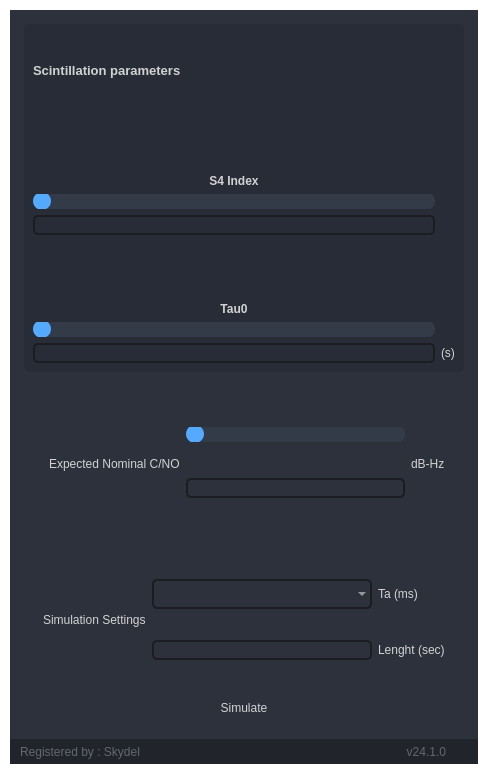
<?xml version="1.0" encoding="UTF-8"?>
<ui version="4.0">
 <author>Wanderson M. Pimenta</author>
 <class>MainWindow</class>
 <widget class="QMainWindow" name="MainWindow">
  <property name="geometry">
   <rect>
    <x>0</x>
    <y>0</y>
    <width>488</width>
    <height>774</height>
   </rect>
  </property>
  <property name="minimumSize">
   <size>
    <width>400</width>
    <height>720</height>
   </size>
  </property>
  <property name="palette">
   <palette>
    <active>
     <colorrole role="WindowText">
      <brush brushstyle="SolidPattern">
       <color alpha="255">
        <red>255</red>
        <green>255</green>
        <blue>255</blue>
       </color>
      </brush>
     </colorrole>
     <colorrole role="Button">
      <brush brushstyle="SolidPattern">
       <color alpha="0">
        <red>0</red>
        <green>0</green>
        <blue>0</blue>
       </color>
      </brush>
     </colorrole>
     <colorrole role="Light">
      <brush brushstyle="SolidPattern">
       <color alpha="255">
        <red>66</red>
        <green>73</green>
        <blue>90</blue>
       </color>
      </brush>
     </colorrole>
     <colorrole role="Midlight">
      <brush brushstyle="SolidPattern">
       <color alpha="255">
        <red>55</red>
        <green>61</green>
        <blue>75</blue>
       </color>
      </brush>
     </colorrole>
     <colorrole role="Dark">
      <brush brushstyle="SolidPattern">
       <color alpha="255">
        <red>22</red>
        <green>24</green>
        <blue>30</blue>
       </color>
      </brush>
     </colorrole>
     <colorrole role="Mid">
      <brush brushstyle="SolidPattern">
       <color alpha="255">
        <red>29</red>
        <green>32</green>
        <blue>40</blue>
       </color>
      </brush>
     </colorrole>
     <colorrole role="Text">
      <brush brushstyle="SolidPattern">
       <color alpha="255">
        <red>210</red>
        <green>210</green>
        <blue>210</blue>
       </color>
      </brush>
     </colorrole>
     <colorrole role="BrightText">
      <brush brushstyle="SolidPattern">
       <color alpha="255">
        <red>255</red>
        <green>255</green>
        <blue>255</blue>
       </color>
      </brush>
     </colorrole>
     <colorrole role="ButtonText">
      <brush brushstyle="SolidPattern">
       <color alpha="255">
        <red>255</red>
        <green>255</green>
        <blue>255</blue>
       </color>
      </brush>
     </colorrole>
     <colorrole role="Base">
      <brush brushstyle="SolidPattern">
       <color alpha="0">
        <red>0</red>
        <green>0</green>
        <blue>0</blue>
       </color>
      </brush>
     </colorrole>
     <colorrole role="Window">
      <brush brushstyle="SolidPattern">
       <color alpha="0">
        <red>0</red>
        <green>0</green>
        <blue>0</blue>
       </color>
      </brush>
     </colorrole>
     <colorrole role="Shadow">
      <brush brushstyle="SolidPattern">
       <color alpha="255">
        <red>0</red>
        <green>0</green>
        <blue>0</blue>
       </color>
      </brush>
     </colorrole>
     <colorrole role="Highlight">
      <brush brushstyle="SolidPattern">
       <color alpha="255">
        <red>85</red>
        <green>170</green>
        <blue>255</blue>
       </color>
      </brush>
     </colorrole>
     <colorrole role="Link">
      <brush brushstyle="SolidPattern">
       <color alpha="255">
        <red>85</red>
        <green>170</green>
        <blue>255</blue>
       </color>
      </brush>
     </colorrole>
     <colorrole role="LinkVisited">
      <brush brushstyle="SolidPattern">
       <color alpha="255">
        <red>255</red>
        <green>0</green>
        <blue>127</blue>
       </color>
      </brush>
     </colorrole>
     <colorrole role="AlternateBase">
      <brush brushstyle="SolidPattern">
       <color alpha="255">
        <red>22</red>
        <green>24</green>
        <blue>30</blue>
       </color>
      </brush>
     </colorrole>
     <colorrole role="ToolTipBase">
      <brush brushstyle="SolidPattern">
       <color alpha="255">
        <red>44</red>
        <green>49</green>
        <blue>60</blue>
       </color>
      </brush>
     </colorrole>
     <colorrole role="ToolTipText">
      <brush brushstyle="SolidPattern">
       <color alpha="255">
        <red>210</red>
        <green>210</green>
        <blue>210</blue>
       </color>
      </brush>
     </colorrole>
    </active>
    <inactive>
     <colorrole role="WindowText">
      <brush brushstyle="SolidPattern">
       <color alpha="255">
        <red>255</red>
        <green>255</green>
        <blue>255</blue>
       </color>
      </brush>
     </colorrole>
     <colorrole role="Button">
      <brush brushstyle="SolidPattern">
       <color alpha="0">
        <red>0</red>
        <green>0</green>
        <blue>0</blue>
       </color>
      </brush>
     </colorrole>
     <colorrole role="Light">
      <brush brushstyle="SolidPattern">
       <color alpha="255">
        <red>66</red>
        <green>73</green>
        <blue>90</blue>
       </color>
      </brush>
     </colorrole>
     <colorrole role="Midlight">
      <brush brushstyle="SolidPattern">
       <color alpha="255">
        <red>55</red>
        <green>61</green>
        <blue>75</blue>
       </color>
      </brush>
     </colorrole>
     <colorrole role="Dark">
      <brush brushstyle="SolidPattern">
       <color alpha="255">
        <red>22</red>
        <green>24</green>
        <blue>30</blue>
       </color>
      </brush>
     </colorrole>
     <colorrole role="Mid">
      <brush brushstyle="SolidPattern">
       <color alpha="255">
        <red>29</red>
        <green>32</green>
        <blue>40</blue>
       </color>
      </brush>
     </colorrole>
     <colorrole role="Text">
      <brush brushstyle="SolidPattern">
       <color alpha="255">
        <red>210</red>
        <green>210</green>
        <blue>210</blue>
       </color>
      </brush>
     </colorrole>
     <colorrole role="BrightText">
      <brush brushstyle="SolidPattern">
       <color alpha="255">
        <red>255</red>
        <green>255</green>
        <blue>255</blue>
       </color>
      </brush>
     </colorrole>
     <colorrole role="ButtonText">
      <brush brushstyle="SolidPattern">
       <color alpha="255">
        <red>255</red>
        <green>255</green>
        <blue>255</blue>
       </color>
      </brush>
     </colorrole>
     <colorrole role="Base">
      <brush brushstyle="SolidPattern">
       <color alpha="0">
        <red>0</red>
        <green>0</green>
        <blue>0</blue>
       </color>
      </brush>
     </colorrole>
     <colorrole role="Window">
      <brush brushstyle="SolidPattern">
       <color alpha="0">
        <red>0</red>
        <green>0</green>
        <blue>0</blue>
       </color>
      </brush>
     </colorrole>
     <colorrole role="Shadow">
      <brush brushstyle="SolidPattern">
       <color alpha="255">
        <red>0</red>
        <green>0</green>
        <blue>0</blue>
       </color>
      </brush>
     </colorrole>
     <colorrole role="Highlight">
      <brush brushstyle="SolidPattern">
       <color alpha="255">
        <red>85</red>
        <green>170</green>
        <blue>255</blue>
       </color>
      </brush>
     </colorrole>
     <colorrole role="Link">
      <brush brushstyle="SolidPattern">
       <color alpha="255">
        <red>85</red>
        <green>170</green>
        <blue>255</blue>
       </color>
      </brush>
     </colorrole>
     <colorrole role="LinkVisited">
      <brush brushstyle="SolidPattern">
       <color alpha="255">
        <red>255</red>
        <green>0</green>
        <blue>127</blue>
       </color>
      </brush>
     </colorrole>
     <colorrole role="AlternateBase">
      <brush brushstyle="SolidPattern">
       <color alpha="255">
        <red>22</red>
        <green>24</green>
        <blue>30</blue>
       </color>
      </brush>
     </colorrole>
     <colorrole role="ToolTipBase">
      <brush brushstyle="SolidPattern">
       <color alpha="255">
        <red>44</red>
        <green>49</green>
        <blue>60</blue>
       </color>
      </brush>
     </colorrole>
     <colorrole role="ToolTipText">
      <brush brushstyle="SolidPattern">
       <color alpha="255">
        <red>210</red>
        <green>210</green>
        <blue>210</blue>
       </color>
      </brush>
     </colorrole>
    </inactive>
    <disabled>
     <colorrole role="WindowText">
      <brush brushstyle="SolidPattern">
       <color alpha="255">
        <red>22</red>
        <green>24</green>
        <blue>30</blue>
       </color>
      </brush>
     </colorrole>
     <colorrole role="Button">
      <brush brushstyle="SolidPattern">
       <color alpha="0">
        <red>0</red>
        <green>0</green>
        <blue>0</blue>
       </color>
      </brush>
     </colorrole>
     <colorrole role="Light">
      <brush brushstyle="SolidPattern">
       <color alpha="255">
        <red>66</red>
        <green>73</green>
        <blue>90</blue>
       </color>
      </brush>
     </colorrole>
     <colorrole role="Midlight">
      <brush brushstyle="SolidPattern">
       <color alpha="255">
        <red>55</red>
        <green>61</green>
        <blue>75</blue>
       </color>
      </brush>
     </colorrole>
     <colorrole role="Dark">
      <brush brushstyle="SolidPattern">
       <color alpha="255">
        <red>22</red>
        <green>24</green>
        <blue>30</blue>
       </color>
      </brush>
     </colorrole>
     <colorrole role="Mid">
      <brush brushstyle="SolidPattern">
       <color alpha="255">
        <red>29</red>
        <green>32</green>
        <blue>40</blue>
       </color>
      </brush>
     </colorrole>
     <colorrole role="Text">
      <brush brushstyle="SolidPattern">
       <color alpha="255">
        <red>22</red>
        <green>24</green>
        <blue>30</blue>
       </color>
      </brush>
     </colorrole>
     <colorrole role="BrightText">
      <brush brushstyle="SolidPattern">
       <color alpha="255">
        <red>255</red>
        <green>255</green>
        <blue>255</blue>
       </color>
      </brush>
     </colorrole>
     <colorrole role="ButtonText">
      <brush brushstyle="SolidPattern">
       <color alpha="255">
        <red>22</red>
        <green>24</green>
        <blue>30</blue>
       </color>
      </brush>
     </colorrole>
     <colorrole role="Base">
      <brush brushstyle="SolidPattern">
       <color alpha="0">
        <red>0</red>
        <green>0</green>
        <blue>0</blue>
       </color>
      </brush>
     </colorrole>
     <colorrole role="Window">
      <brush brushstyle="SolidPattern">
       <color alpha="0">
        <red>0</red>
        <green>0</green>
        <blue>0</blue>
       </color>
      </brush>
     </colorrole>
     <colorrole role="Shadow">
      <brush brushstyle="SolidPattern">
       <color alpha="255">
        <red>0</red>
        <green>0</green>
        <blue>0</blue>
       </color>
      </brush>
     </colorrole>
     <colorrole role="Highlight">
      <brush brushstyle="SolidPattern">
       <color alpha="255">
        <red>51</red>
        <green>153</green>
        <blue>255</blue>
       </color>
      </brush>
     </colorrole>
     <colorrole role="Link">
      <brush brushstyle="SolidPattern">
       <color alpha="255">
        <red>85</red>
        <green>170</green>
        <blue>255</blue>
       </color>
      </brush>
     </colorrole>
     <colorrole role="LinkVisited">
      <brush brushstyle="SolidPattern">
       <color alpha="255">
        <red>255</red>
        <green>0</green>
        <blue>127</blue>
       </color>
      </brush>
     </colorrole>
     <colorrole role="AlternateBase">
      <brush brushstyle="SolidPattern">
       <color alpha="255">
        <red>44</red>
        <green>49</green>
        <blue>60</blue>
       </color>
      </brush>
     </colorrole>
     <colorrole role="ToolTipBase">
      <brush brushstyle="SolidPattern">
       <color alpha="255">
        <red>44</red>
        <green>49</green>
        <blue>60</blue>
       </color>
      </brush>
     </colorrole>
     <colorrole role="ToolTipText">
      <brush brushstyle="SolidPattern">
       <color alpha="255">
        <red>210</red>
        <green>210</green>
        <blue>210</blue>
       </color>
      </brush>
     </colorrole>
    </disabled>
   </palette>
  </property>
  <property name="font">
   <font>
    <family>Segoe UI</family>
    <pointsize>10</pointsize>
   </font>
  </property>
  <property name="windowTitle">
   <string>MainWindow</string>
  </property>
  <property name="styleSheet">
   <string notr="true">QMainWindow {background: transparent; }
QToolTip {
	color: #ffffff;
	background-color: rgba(27, 29, 35, 160);
	border: 1px solid rgb(40, 40, 40);
	border-radius: 2px;
}</string>
  </property>
  <widget class="QWidget" name="centralwidget">
   <property name="styleSheet">
    <string notr="true">background: transparent;
color: rgb(210, 210, 210);</string>
   </property>
   <layout class="QHBoxLayout" name="horizontalLayout">
    <property name="spacing">
     <number>0</number>
    </property>
    <property name="leftMargin">
     <number>10</number>
    </property>
    <property name="topMargin">
     <number>10</number>
    </property>
    <property name="rightMargin">
     <number>10</number>
    </property>
    <property name="bottomMargin">
     <number>10</number>
    </property>
    <item>
     <widget class="QFrame" name="frame_main">
      <property name="styleSheet">
       <string notr="true">/* LINE EDIT */
QLineEdit {
	background-color: rgb(27, 29, 35);
	border-radius: 5px;
	border: 2px solid rgb(27, 29, 35);
	padding-left: 10px;
}
QLineEdit:hover {
	border: 2px solid rgb(64, 71, 88);
}
QLineEdit:focus {
	border: 2px solid rgb(91, 101, 124);
}

/* SCROLL BARS */
QScrollBar:horizontal {
    border: none;
    background: rgb(52, 59, 72);
    height: 14px;
    margin: 0px 21px 0 21px;
	border-radius: 0px;
}
QScrollBar::handle:horizontal {
    background: rgb(85, 170, 255);
    min-width: 25px;
	border-radius: 7px
}
QScrollBar::add-line:horizontal {
    border: none;
    background: rgb(55, 63, 77);
    width: 20px;
	border-top-right-radius: 7px;
    border-bottom-right-radius: 7px;
    subcontrol-position: right;
    subcontrol-origin: margin;
}
QScrollBar::sub-line:horizontal {
    border: none;
    background: rgb(55, 63, 77);
    width: 20px;
	border-top-left-radius: 7px;
    border-bottom-left-radius: 7px;
    subcontrol-position: left;
    subcontrol-origin: margin;
}
QScrollBar::up-arrow:horizontal, QScrollBar::down-arrow:horizontal
{
     background: none;
}
QScrollBar::add-page:horizontal, QScrollBar::sub-page:horizontal
{
     background: none;
}
 QScrollBar:vertical {
	border: none;
    background: rgb(52, 59, 72);
    width: 14px;
    margin: 21px 0 21px 0;
	border-radius: 0px;
 }
 QScrollBar::handle:vertical {	
	background: rgb(85, 170, 255);
    min-height: 25px;
	border-radius: 7px
 }
 QScrollBar::add-line:vertical {
     border: none;
    background: rgb(55, 63, 77);
     height: 20px;
	border-bottom-left-radius: 7px;
    border-bottom-right-radius: 7px;
     subcontrol-position: bottom;
     subcontrol-origin: margin;
 }
 QScrollBar::sub-line:vertical {
	border: none;
    background: rgb(55, 63, 77);
     height: 20px;
	border-top-left-radius: 7px;
    border-top-right-radius: 7px;
     subcontrol-position: top;
     subcontrol-origin: margin;
 }
 QScrollBar::up-arrow:vertical, QScrollBar::down-arrow:vertical {
     background: none;
 }

 QScrollBar::add-page:vertical, QScrollBar::sub-page:vertical {
     background: none;
 }

/* CHECKBOX */
QCheckBox::indicator {
    border: 3px solid rgb(52, 59, 72);
	width: 15px;
	height: 15px;
	border-radius: 10px;
    background: rgb(44, 49, 60);
}
QCheckBox::indicator:hover {
    border: 3px solid rgb(58, 66, 81);
}
QCheckBox::indicator:checked {
    background: 3px solid rgb(52, 59, 72);
	border: 3px solid rgb(52, 59, 72);	
	background-image: url(:/16x16/icons/16x16/cil-check-alt.png);
}

/* RADIO BUTTON */
QRadioButton::indicator {
    border: 3px solid rgb(52, 59, 72);
	width: 15px;
	height: 15px;
	border-radius: 10px;
    background: rgb(44, 49, 60);
}
QRadioButton::indicator:hover {
    border: 3px solid rgb(58, 66, 81);
}
QRadioButton::indicator:checked {
    background: 3px solid rgb(94, 106, 130);
	border: 3px solid rgb(52, 59, 72);	
}

/* COMBOBOX */
QComboBox{
	background-color: rgb(27, 29, 35);
	border-radius: 5px;
	border: 2px solid rgb(27, 29, 35);
	padding: 5px;
	padding-left: 10px;
}
QComboBox:hover{
	border: 2px solid rgb(64, 71, 88);
}
QComboBox::drop-down {
	subcontrol-origin: padding;
	subcontrol-position: top right;
	width: 25px; 
	border-left-width: 3px;
	border-left-color: rgba(39, 44, 54, 150);
	border-left-style: solid;
	border-top-right-radius: 3px;
	border-bottom-right-radius: 3px;	
	background-image: url(:/16x16/icons/16x16/cil-arrow-bottom.png);
	background-position: center;
	background-repeat: no-reperat;
 }
QComboBox QAbstractItemView {
	color: rgb(85, 170, 255);	
	background-color: rgb(27, 29, 35);
	padding: 10px;
	selection-background-color: rgb(39, 44, 54);
}

/* SLIDERS */
QSlider::groove:horizontal {
    border-radius: 9px;
    height: 18px;
	margin: 0px;
	background-color: rgb(52, 59, 72);
}
QSlider::groove:horizontal:hover {
	background-color: rgb(55, 62, 76);
}
QSlider::handle:horizontal {
    background-color: rgb(85, 170, 255);
    border: none;
    height: 18px;
    width: 18px;
    margin: 0px;
	border-radius: 9px;
}
QSlider::handle:horizontal:hover {
    background-color: rgb(105, 180, 255);
}
QSlider::handle:horizontal:pressed {
    background-color: rgb(65, 130, 195);
}

QSlider::groove:vertical {
    border-radius: 9px;
    width: 18px;
    margin: 0px;
	background-color: rgb(52, 59, 72);
}
QSlider::groove:vertical:hover {
	background-color: rgb(55, 62, 76);
}
QSlider::handle:vertical {
    background-color: rgb(85, 170, 255);
	border: none;
    height: 18px;
    width: 18px;
    margin: 0px;
	border-radius: 9px;
}
QSlider::handle:vertical:hover {
    background-color: rgb(105, 180, 255);
}
QSlider::handle:vertical:pressed {
    background-color: rgb(65, 130, 195);
}

</string>
      </property>
      <property name="frameShape">
       <enum>QFrame::NoFrame</enum>
      </property>
      <property name="frameShadow">
       <enum>QFrame::Raised</enum>
      </property>
      <layout class="QVBoxLayout" name="verticalLayout">
       <property name="spacing">
        <number>0</number>
       </property>
       <property name="leftMargin">
        <number>0</number>
       </property>
       <property name="topMargin">
        <number>0</number>
       </property>
       <property name="rightMargin">
        <number>0</number>
       </property>
       <property name="bottomMargin">
        <number>0</number>
       </property>
       <item>
        <widget class="QFrame" name="frame_center">
         <property name="sizePolicy">
          <sizepolicy hsizetype="Expanding" vsizetype="Expanding">
           <horstretch>0</horstretch>
           <verstretch>0</verstretch>
          </sizepolicy>
         </property>
         <property name="styleSheet">
          <string notr="true">background-color: rgb(40, 44, 52);</string>
         </property>
         <property name="frameShape">
          <enum>QFrame::NoFrame</enum>
         </property>
         <property name="frameShadow">
          <enum>QFrame::Raised</enum>
         </property>
         <layout class="QHBoxLayout" name="horizontalLayout_2">
          <property name="spacing">
           <number>0</number>
          </property>
          <property name="leftMargin">
           <number>0</number>
          </property>
          <property name="topMargin">
           <number>0</number>
          </property>
          <property name="rightMargin">
           <number>0</number>
          </property>
          <property name="bottomMargin">
           <number>0</number>
          </property>
          <item>
           <widget class="QFrame" name="frame_content_right">
            <property name="styleSheet">
             <string notr="true">background-color: rgb(44, 49, 60);</string>
            </property>
            <property name="frameShape">
             <enum>QFrame::NoFrame</enum>
            </property>
            <property name="frameShadow">
             <enum>QFrame::Raised</enum>
            </property>
            <layout class="QVBoxLayout" name="verticalLayout_4">
             <property name="spacing">
              <number>0</number>
             </property>
             <property name="leftMargin">
              <number>0</number>
             </property>
             <property name="topMargin">
              <number>0</number>
             </property>
             <property name="rightMargin">
              <number>0</number>
             </property>
             <property name="bottomMargin">
              <number>0</number>
             </property>
             <item>
              <widget class="QFrame" name="frame_content">
               <property name="frameShape">
                <enum>QFrame::NoFrame</enum>
               </property>
               <property name="frameShadow">
                <enum>QFrame::Raised</enum>
               </property>
               <layout class="QVBoxLayout" name="verticalLayout_9">
                <property name="spacing">
                 <number>0</number>
                </property>
                <property name="leftMargin">
                 <number>5</number>
                </property>
                <property name="topMargin">
                 <number>5</number>
                </property>
                <property name="rightMargin">
                 <number>5</number>
                </property>
                <property name="bottomMargin">
                 <number>5</number>
                </property>
                <item>
                 <widget class="QStackedWidget" name="stackedWidget">
                  <property name="styleSheet">
                   <string notr="true">background: transparent;</string>
                  </property>
                  <property name="currentIndex">
                   <number>1</number>
                  </property>
                  <widget class="QWidget" name="page_home">
                   <layout class="QVBoxLayout" name="verticalLayout_10"/>
                  </widget>
                  <widget class="QWidget" name="page_widgets">
                   <layout class="QVBoxLayout" name="verticalLayout_6">
                    <item>
                     <widget class="QFrame" name="frame_2">
                      <property name="minimumSize">
                       <size>
                        <width>0</width>
                        <height>0</height>
                       </size>
                      </property>
                      <property name="styleSheet">
                       <string notr="true">background-color: rgb(39, 44, 54);
border-radius: 5px;</string>
                      </property>
                      <property name="frameShape">
                       <enum>QFrame::StyledPanel</enum>
                      </property>
                      <property name="frameShadow">
                       <enum>QFrame::Raised</enum>
                      </property>
                      <layout class="QVBoxLayout" name="verticalLayout_11">
                       <item>
                        <layout class="QGridLayout" name="gridLayout_2">
                         <item row="7" column="0">
                          <widget class="QLineEdit" name="lineEdit_3"/>
                         </item>
                         <item row="2" column="0">
                          <widget class="QLabel" name="label_4">
                           <property name="font">
                            <font>
                             <weight>75</weight>
                             <bold>true</bold>
                            </font>
                           </property>
                           <property name="frameShadow">
                            <enum>QFrame::Raised</enum>
                           </property>
                           <property name="text">
                            <string>S4 Index</string>
                           </property>
                           <property name="alignment">
                            <set>Qt::AlignBottom|Qt::AlignHCenter</set>
                           </property>
                          </widget>
                         </item>
                         <item row="1" column="0">
                          <widget class="QLabel" name="labelBoxBlenderInstalation">
                           <property name="font">
                            <font>
                             <family>Segoe UI</family>
                             <pointsize>10</pointsize>
                             <weight>75</weight>
                             <bold>true</bold>
                            </font>
                           </property>
                           <property name="styleSheet">
                            <string notr="true"/>
                           </property>
                           <property name="text">
                            <string>Scintillation parameters</string>
                           </property>
                          </widget>
                         </item>
                         <item row="4" column="0">
                          <widget class="QLineEdit" name="lineEdit_5"/>
                         </item>
                         <item row="5" column="0">
                          <widget class="QLabel" name="label_5">
                           <property name="font">
                            <font>
                             <weight>75</weight>
                             <bold>true</bold>
                            </font>
                           </property>
                           <property name="frameShadow">
                            <enum>QFrame::Plain</enum>
                           </property>
                           <property name="text">
                            <string>Tau0</string>
                           </property>
                           <property name="alignment">
                            <set>Qt::AlignBottom|Qt::AlignHCenter</set>
                           </property>
                          </widget>
                         </item>
                         <item row="3" column="0">
                          <widget class="QSlider" name="horizontalSlider_2">
                           <property name="orientation">
                            <enum>Qt::Horizontal</enum>
                           </property>
                          </widget>
                         </item>
                         <item row="6" column="0">
                          <widget class="QSlider" name="horizontalSlider">
                           <property name="styleSheet">
                            <string notr="true"/>
                           </property>
                           <property name="orientation">
                            <enum>Qt::Horizontal</enum>
                           </property>
                          </widget>
                         </item>
                         <item row="7" column="1">
                          <widget class="QLabel" name="label_11">
                           <property name="text">
                            <string>(s)</string>
                           </property>
                          </widget>
                         </item>
                        </layout>
                       </item>
                      </layout>
                     </widget>
                    </item>
                    <item>
                     <widget class="QFrame" name="frame_3">
                      <property name="minimumSize">
                       <size>
                        <width>0</width>
                        <height>150</height>
                       </size>
                      </property>
                      <property name="frameShape">
                       <enum>QFrame::StyledPanel</enum>
                      </property>
                      <property name="frameShadow">
                       <enum>QFrame::Raised</enum>
                      </property>
                      <layout class="QHBoxLayout" name="horizontalLayout_12">
                       <property name="spacing">
                        <number>0</number>
                       </property>
                       <property name="leftMargin">
                        <number>0</number>
                       </property>
                       <property name="topMargin">
                        <number>0</number>
                       </property>
                       <property name="rightMargin">
                        <number>0</number>
                       </property>
                       <property name="bottomMargin">
                        <number>0</number>
                       </property>
                       <item>
                        <widget class="QFrame" name="frame">
                         <property name="styleSheet">
                          <string notr="true">border-radius: 5px;</string>
                         </property>
                         <property name="frameShape">
                          <enum>QFrame::StyledPanel</enum>
                         </property>
                         <property name="frameShadow">
                          <enum>QFrame::Raised</enum>
                         </property>
                         <layout class="QVBoxLayout" name="verticalLayout_13">
                          <item>
                           <widget class="QFrame" name="frame_content_wid_1">
                            <property name="frameShape">
                             <enum>QFrame::NoFrame</enum>
                            </property>
                            <property name="frameShadow">
                             <enum>QFrame::Raised</enum>
                            </property>
                            <layout class="QHBoxLayout" name="horizontalLayout_9">
                             <item>
                              <widget class="QFrame" name="frame_div_content_1">
                               <property name="minimumSize">
                                <size>
                                 <width>0</width>
                                 <height>110</height>
                                </size>
                               </property>
                               <property name="maximumSize">
                                <size>
                                 <width>16777215</width>
                                 <height>110</height>
                                </size>
                               </property>
                               <property name="styleSheet">
                                <string notr="true">background-color: rgb(41, 45, 56);
border-radius: 5px;
</string>
                               </property>
                               <property name="frameShape">
                                <enum>QFrame::NoFrame</enum>
                               </property>
                               <property name="frameShadow">
                                <enum>QFrame::Raised</enum>
                               </property>
                               <layout class="QVBoxLayout" name="verticalLayout_7">
                                <property name="spacing">
                                 <number>0</number>
                                </property>
                                <property name="leftMargin">
                                 <number>0</number>
                                </property>
                                <property name="topMargin">
                                 <number>0</number>
                                </property>
                                <property name="rightMargin">
                                 <number>0</number>
                                </property>
                                <property name="bottomMargin">
                                 <number>0</number>
                                </property>
                               </layout>
                              </widget>
                             </item>
                             <item>
                              <widget class="QLabel" name="label_8">
                               <property name="text">
                                <string>Expected Nominal C/NO</string>
                               </property>
                              </widget>
                             </item>
                             <item>
                              <layout class="QVBoxLayout" name="verticalLayout_5">
                               <property name="bottomMargin">
                                <number>0</number>
                               </property>
                               <item>
                                <widget class="QSlider" name="horizontalSlider_3">
                                 <property name="orientation">
                                  <enum>Qt::Horizontal</enum>
                                 </property>
                                </widget>
                               </item>
                               <item>
                                <widget class="QLineEdit" name="lineEdit"/>
                               </item>
                              </layout>
                             </item>
                             <item>
                              <widget class="QLabel" name="label_13">
                               <property name="text">
                                <string>dB-Hz</string>
                               </property>
                              </widget>
                             </item>
                            </layout>
                           </widget>
                          </item>
                          <item>
                           <widget class="QFrame" name="frame_content_wid_3">
                            <property name="frameShape">
                             <enum>QFrame::NoFrame</enum>
                            </property>
                            <property name="frameShadow">
                             <enum>QFrame::Raised</enum>
                            </property>
                            <layout class="QHBoxLayout" name="horizontalLayout_14">
                             <item>
                              <widget class="QLabel" name="label_16">
                               <property name="text">
                                <string>Simulation Settings</string>
                               </property>
                              </widget>
                             </item>
                             <item>
                              <layout class="QGridLayout" name="gridLayout_5">
                               <property name="bottomMargin">
                                <number>0</number>
                               </property>
                               <item row="1" column="2">
                                <widget class="QLabel" name="label">
                                 <property name="text">
                                  <string>Lenght (sec)</string>
                                 </property>
                                </widget>
                               </item>
                               <item row="0" column="2">
                                <widget class="QLabel" name="label_6">
                                 <property name="text">
                                  <string>Ta (ms)</string>
                                 </property>
                                </widget>
                               </item>
                               <item row="0" column="1">
                                <widget class="QComboBox" name="comboBox"/>
                               </item>
                               <item row="1" column="1">
                                <widget class="QLineEdit" name="lineEdit_4"/>
                               </item>
                              </layout>
                             </item>
                            </layout>
                           </widget>
                          </item>
                          <item>
                           <widget class="QPushButton" name="pushButton">
                            <property name="text">
                             <string>Simulate</string>
                            </property>
                           </widget>
                          </item>
                         </layout>
                        </widget>
                       </item>
                      </layout>
                     </widget>
                    </item>
                   </layout>
                  </widget>
                 </widget>
                </item>
               </layout>
              </widget>
             </item>
             <item>
              <widget class="QFrame" name="frame_grip">
               <property name="minimumSize">
                <size>
                 <width>0</width>
                 <height>25</height>
                </size>
               </property>
               <property name="maximumSize">
                <size>
                 <width>16777215</width>
                 <height>25</height>
                </size>
               </property>
               <property name="styleSheet">
                <string notr="true">background-color: rgb(33, 37, 43);</string>
               </property>
               <property name="frameShape">
                <enum>QFrame::NoFrame</enum>
               </property>
               <property name="frameShadow">
                <enum>QFrame::Raised</enum>
               </property>
               <layout class="QHBoxLayout" name="horizontalLayout_6">
                <property name="spacing">
                 <number>0</number>
                </property>
                <property name="leftMargin">
                 <number>0</number>
                </property>
                <property name="topMargin">
                 <number>0</number>
                </property>
                <property name="rightMargin">
                 <number>2</number>
                </property>
                <property name="bottomMargin">
                 <number>0</number>
                </property>
                <item>
                 <widget class="QFrame" name="frame_label_bottom">
                  <property name="frameShape">
                   <enum>QFrame::NoFrame</enum>
                  </property>
                  <property name="frameShadow">
                   <enum>QFrame::Raised</enum>
                  </property>
                  <layout class="QHBoxLayout" name="horizontalLayout_7">
                   <property name="spacing">
                    <number>0</number>
                   </property>
                   <property name="leftMargin">
                    <number>10</number>
                   </property>
                   <property name="topMargin">
                    <number>0</number>
                   </property>
                   <property name="rightMargin">
                    <number>10</number>
                   </property>
                   <property name="bottomMargin">
                    <number>0</number>
                   </property>
                   <item>
                    <widget class="QLabel" name="label_credits">
                     <property name="font">
                      <font>
                       <family>Segoe UI</family>
                      </font>
                     </property>
                     <property name="styleSheet">
                      <string notr="true">color: rgb(98, 103, 111);</string>
                     </property>
                     <property name="text">
                      <string>Registered by : Skydel</string>
                     </property>
                    </widget>
                   </item>
                   <item>
                    <widget class="QLabel" name="label_version">
                     <property name="maximumSize">
                      <size>
                       <width>100</width>
                       <height>16777215</height>
                      </size>
                     </property>
                     <property name="font">
                      <font>
                       <family>Segoe UI</family>
                      </font>
                     </property>
                     <property name="styleSheet">
                      <string notr="true">color: rgb(98, 103, 111);</string>
                     </property>
                     <property name="text">
                      <string>v24.1.0</string>
                     </property>
                     <property name="alignment">
                      <set>Qt::AlignRight|Qt::AlignTrailing|Qt::AlignVCenter</set>
                     </property>
                    </widget>
                   </item>
                  </layout>
                 </widget>
                </item>
                <item>
                 <widget class="QFrame" name="frame_size_grip">
                  <property name="maximumSize">
                   <size>
                    <width>20</width>
                    <height>20</height>
                   </size>
                  </property>
                  <property name="styleSheet">
                   <string notr="true">QSizeGrip {
	background-image: url(:/16x16/icons/16x16/cil-size-grip.png);
	background-position: center;
	background-repeat: no-reperat;
}</string>
                  </property>
                  <property name="frameShape">
                   <enum>QFrame::NoFrame</enum>
                  </property>
                  <property name="frameShadow">
                   <enum>QFrame::Raised</enum>
                  </property>
                 </widget>
                </item>
               </layout>
              </widget>
             </item>
            </layout>
           </widget>
          </item>
         </layout>
        </widget>
       </item>
      </layout>
     </widget>
    </item>
   </layout>
  </widget>
 </widget>
 <tabstops>
  <tabstop>horizontalSlider</tabstop>
 </tabstops>
 <resources>
  <include location="../../Simple_PySide_Base/files.qrc"/>
 </resources>
 <connections/>
</ui>
